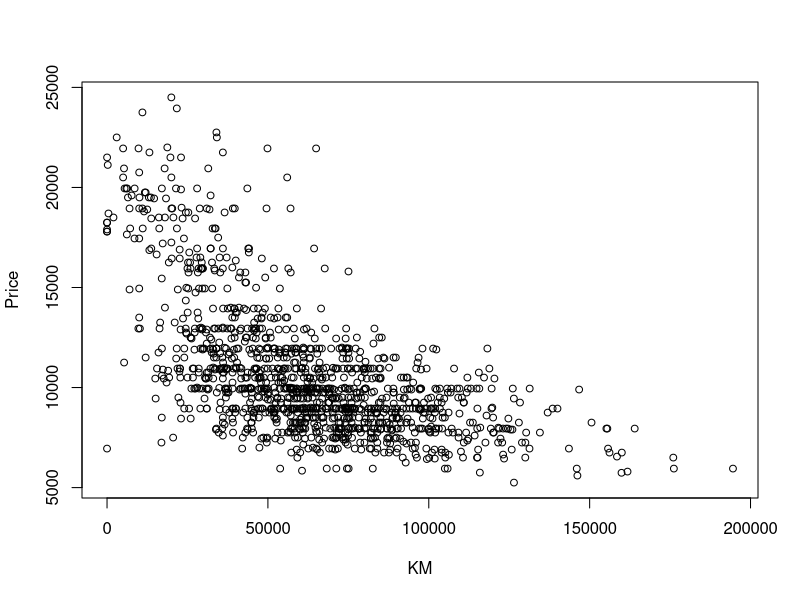
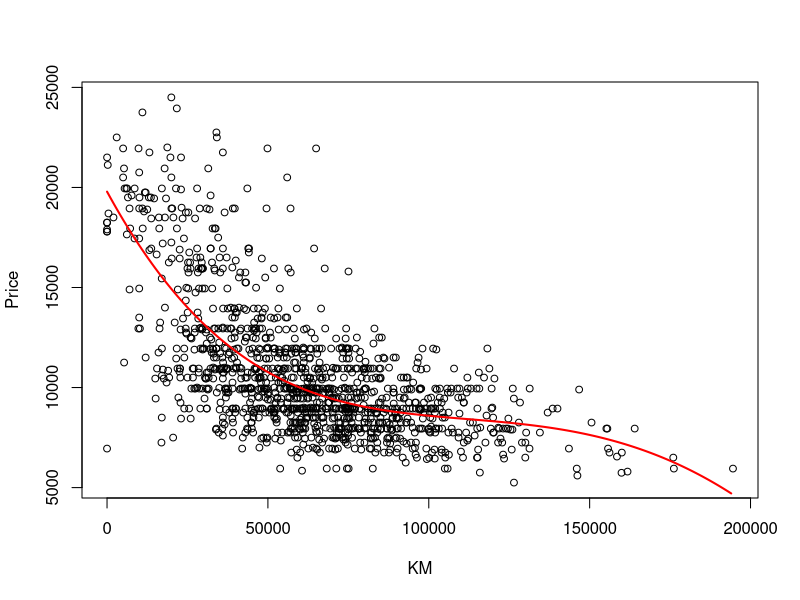

These charts were generated, in order, by the following R code:
## ---- chunk 1
knitr::opts_chunk$set(echo = TRUE, warning = FALSE, message = FALSE, fig.align = "center")
## ---- chunk 2
mydata <- read.csv("data/UsedCars.csv", header = TRUE)
head(mydata, 10)
attach(mydata)
## ---- chunk 3
lm.res <- lm(Price ~ Age + KM + HP + Metallic + Automatic + CC + Doors + Gears + Weight,
              data = mydata)
lm.res
names(lm.res)
lm.res$coefficients
## ---- chunk 4
lm.sum <- summary(lm.res)
lm.sum
names(lm.sum)
lm.sum$coefficients
## ---- chunk 5
yhat <- fitted(lm.res)
yhat
uhat <- resid(lm.res)
uhat
cbind(Age, KM, HP, Metallic, Automatic, CC, Doors, Gears, Weight, Price, yhat, uhat)[1:10, ]
## ---- chunk 6
# re-produce t values
bhat <- lm.sum$coefficients[, 1]
se <- lm.sum$coefficients[, 2]
tstat <- bhat / se
cbind(tstat, lm.sum$coefficients[, 3])
## ---- chunk 7
# find t cutoffs
df <- lm.res$df.residual
df
alpha <- 1 - 0.95
qt(1 - alpha / 2, df)
# t distribution converges to standard normal distribution as df increases
qnorm(1 - alpha / 2)
## ---- chunk 8
# re-produce p values
pval <- 2 * pt(-abs(tstat), df = df)
cbind(pval, lm.sum$coefficients[, 4])
## ---- chunk 9
# re-produce R-squared
lm.sum$r.squared
var(yhat) / var(Price)
1 - var(uhat) / var(Price)
## ---- chunk 10
if (!require(car)) install.packages("car", repos = "https://cloud.r-project.org")
library(car)
vif(lm.res)
## ---- chunk 11
lm.res2 <- lm(Weight ~ Age + KM + HP + Metallic + Automatic + CC + Doors + Gears,
               data = mydata)
r2.Weight <- summary(lm.res2)$r.squared
r2.Weight
## ---- chunk 12
# Drop non-significant independent variables
lm.res3 <- lm(Price ~ Age + KM + HP + Automatic + Gears + Weight, data = mydata)
summary(lm.res3)
## ---- chunk 13
summary(lm.res3)$r.squared
summary(lm.res3)$adj.r.squared

lm.sum$r.squared
lm.sum$adj.r.squared
## ---- chunk 14
# Run the simplified regression model
lm.new <- lm(Price ~ Age + KM + HP + Automatic + Gears + Weight, data = mydata)

# View summary
summary(lm.new)

# Extract Age coefficient (Age is measured in months)
age_coef <- coef(lm.new)["Age"]

# Compute price change for one year (12 months)
price_change_one_year <- age_coef * 12

# Print results
age_coef
price_change_one_year
## ---- chunk 15
# Extract KM coefficient (KM is measured in kilometers)
km_coef <- coef(lm.new)["KM"]

# Compute price change for 10,000 kilometers
price_change_ten_thousand_km <- km_coef * 10000

# Print results
km_coef
price_change_ten_thousand_km
## ---- chunk 16
detach(mydata)
## ---- chunk 17
mydata <- read.csv("data/UsedCars2_NonLinear.csv", header = TRUE, stringsAsFactors = TRUE)
head(mydata, 4)
str(mydata)
attach(mydata)
## ---- chunk 18
# Qualitative predictors
lm1 <- lm(Price ~ Age + KM + HP + Automatic + Gears + Weight + Color, data = mydata)
summary(lm1)
contrasts(Color)
## ---- chunk 19
# Interaction terms
lm2 <- lm(Price ~ Age * KM + HP + Automatic + Gears + Weight, data = mydata)
summary(lm2)
## ---- chunk 20
# Non-linear relationship
plot(KM, Price, cex = 0.9)
## ---- chunk 21
# Polynomial fit
fit1 <- lm(Price ~ poly(KM, 4, raw = TRUE) + Automatic, data = mydata)
summary(fit1)

KM.grid <- seq(from = min(KM), to = max(KM), by = 1000)
preds <- predict(fit1, newdata = list(KM = KM.grid,
                  Automatic = rep(mean(Automatic), length(KM.grid))))
plot(KM, Price, cex = 0.9)
lines(KM.grid, preds, col = "red", lwd = 2)
## ---- chunk 22
detach(mydata)
